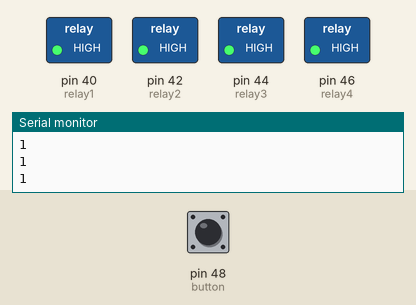
This sketch was run on a simulated Arduino Mega 2560, built with avr-gcc and run on an emulated ATmega2560. Shown: switched loads named in the sketch (green lamp = pin HIGH), the last lines printed to the serial monitor. The test bench sets the inputs (shaded band); at power-on: pin 48 (button) HIGH.

Above: at 1.2 s.
1.3 s: pin 48 (button) pulled LOW for 0.15 s
At 2.5 s:
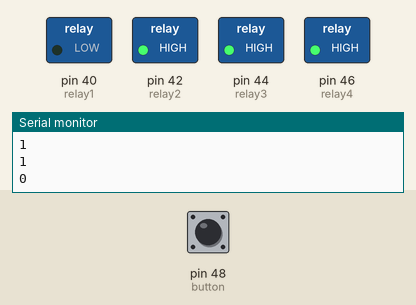
At 7.5 s:
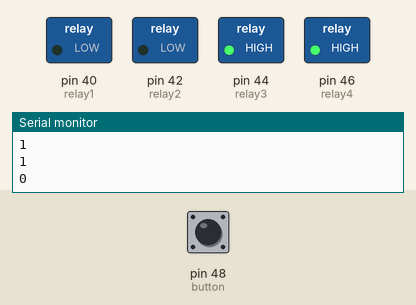
Timing chart, 0 to 13.1 s (numbered marks = the images above; inputs shaded):
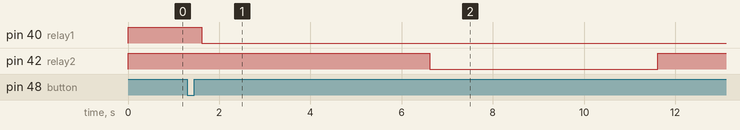

The sketch:

relay.ino
```cpp
#define relay1 40
#define relay2 42
#define relay3 44
#define relay4 46
#define button 48

int count;

unsigned long interval = 1000; // the time we need to wait
unsigned long previousMillis = 0; // millis() returns an unsigned long.

void setup() {
  // put your setup code here, to run once:
  Serial.begin(115200);
  pinMode(relay1, OUTPUT);
  pinMode(relay2, OUTPUT);
  pinMode(relay3, OUTPUT);
  pinMode(relay4, OUTPUT);
  pinMode(button, INPUT_PULLUP);

  digitalWrite(relay1, HIGH);
  digitalWrite(relay2, HIGH);
  digitalWrite(relay3, HIGH);
  digitalWrite(relay4, HIGH);
}

void loop() {
  // put your main code here, to run repeatedly:
  int val = digitalRead(button);
  Serial.println(val);
  delay(10);
  unsigned long currentMillis = millis(); // grab current time
  if ((unsigned long)(currentMillis - previousMillis) >= interval) {
    if (val == 0) {
      count++;
      delay(300);
      if (count == 1) {
        digitalWrite(relay1, LOW);
        digitalWrite(relay2, HIGH);
        digitalWrite(relay3, HIGH);
        digitalWrite(relay4, HIGH);
        delay(5000);
        digitalWrite(relay1, LOW);
        digitalWrite(relay2, LOW);
        digitalWrite(relay3, HIGH);
        digitalWrite(relay4, HIGH);
        delay(5000);
        digitalWrite(relay1, LOW);
        digitalWrite(relay2, HIGH);
        digitalWrite(relay3, HIGH);
        digitalWrite(relay4, HIGH);
      }
      if (count == 2) {
        digitalWrite(relay1, HIGH);
        digitalWrite(relay2, HIGH);
        digitalWrite(relay3, HIGH);
        digitalWrite(relay4, HIGH);
        count = 0;
      }
    }
  }
}
```

Measured:
- after the input at 1.3 s, pin 40 (relay1): HIGH → LOW after 0.31 s; pin 42 (relay2): HIGH → LOW after 5.3 s, → HIGH 5.0 s later
